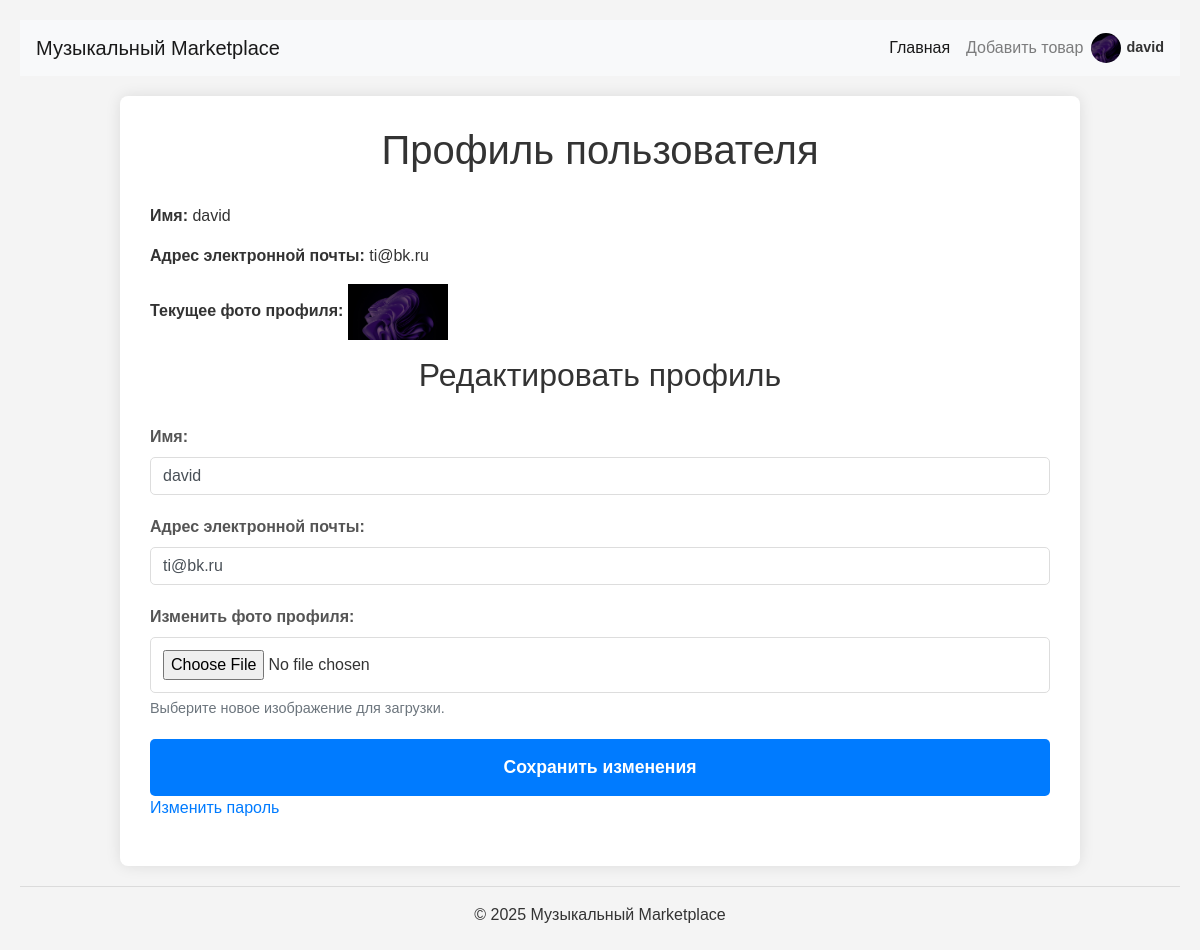
Page /profile/ (signed in) on the committed database.
### shop/models.py (models this page shows)
class User(AbstractUser):
    profile_picture = models.ImageField(upload_to='profile_pics/', blank=True, null=True)
    is_reseller = models.BooleanField(default=False)
    role_choices = [
        ('buyer', 'Покупатель'),
        ('musician', 'Музыкант'),
        ('label', 'Лейбл'),
        ('reseller', 'Перекупщик'),
        ('admin', 'Администратор'),
    ]
    role = models.CharField(max_length=20, choices=role_choices, default='buyer')
    groups = models.ManyToManyField(
        'auth.Group',
        verbose_name='groups',
        blank=True,
        help_text=(
            'The groups this user belongs to. A user will get all permissions '
            'granted to each of their groups.'
        ),
        related_name="shop_users_groups",  # Changed related_name
        related_query_name="shop_user",    # Changed related_query_name
    )
    user_permissions = models.ManyToManyField(
        'auth.Permission',
        verbose_name='user permissions',
        blank=True,
        help_text='Specific permissions for this user.',
        related_name="shop_users_permissions", # Changed related_name
        related_query_name="shop_user",      # Changed related_query_name
    )
    class Meta:
        swappable = 'AUTH_USER_MODEL'
        verbose_name = 'Пользователь'
        verbose_name_plural = 'Пользователи'

### shop/views.py (the view)
# urls.py: path('profile/', views.profile, name='profile'),
@login_required(login_url='errorautation')
def profile(request):
    if request.method == 'POST':
        form = EditProfileForm(request.POST, request.FILES, instance=request.user) # Добавляем request.FILES
        if form.is_valid():
            form.save()
            messages.success(request, 'Профиль успешно обновлен!')
            return redirect('profile')
        else:
            messages.error(request, 'Ошибка при обновлении профиля.')
    else:
        form = EditProfileForm(instance=request.user)
    return render(request, 'shop/profile.html', {'form': form})

### shop/forms.py
class EditProfileForm(UserChangeForm):
    class Meta:
        model = User
        fields = ('username', 'email', 'profile_picture') # Включаем profile_picture
        widgets = {
            'username': forms.TextInput(attrs={'class': 'form-control'}),
            'email': forms.EmailInput(attrs={'class': 'form-control'}),
            'profile_picture': forms.FileInput(attrs={'class': 'form-control-file'}), # Виджет для загрузки файла
        }

### shop/templates/shop/profile.html (shortened to what this page needs)
{% extends 'setting/base.html' %}
{% load static %}
{% block content %}
<div class="container profile-container">
    <h1>Профиль пользователя</h1>
    <div class="user-info">
        <p><strong>Имя:</strong> <span class="username">{{ user.username }}</span></p>
        <p><strong>Адрес электронной почты:</strong> <span class="email">{{ user.email }}</span></p>
        {% if user.profile_picture %}
            <p><strong>Текущее фото профиля:</strong> <img src="{{ user.profile_picture.url }}" alt="Фото профиля" style="max-width: 100px; height: auto;"></p>
        {% endif %}
    </div>
    <h2>Редактировать профиль</h2>
    <form method="post" enctype="multipart/form-data"> {% comment %} Обязательно для загрузки файлов {% endcomment %}
        <div class="form-group">
            <label for="{{ form.username.id_for_label }}">Имя:</label>
            {{ form.username }}
        </div>
        <div class="form-group">
            <label for="{{ form.email.id_for_label }}">Адрес электронной почты:</label>
            {{ form.email }}
        </div>
        <div class="form-group">
            <label for="{{ form.profile_picture.id_for_label }}">Изменить фото профиля:</label>
            {{ form.profile_picture }}
            <small class="form-text text-muted">Выберите новое изображение для загрузки.</small>
        </div>
        <button type="submit" class="btn btn-primary">Сохранить изменения</button>
    </form>
    <div class="other-actions">
        <p><a href="{% url 'password_change' %}">Изменить пароль</a></p>
    </div>
</div>
{% endblock %}

### shop/templates/setting/base.html (shortened to what this page needs)
{% load static %}
<!DOCTYPE html>
<html lang="ru">
<head>
    <link rel="stylesheet" href="https://stackpath.bootstrapcdn.com/bootstrap/4.5.2/css/bootstrap.min.css">
    <link rel="stylesheet" href="{% static 'shop/css/styles.css' %}">
</head>
<body>
{% include 'setting/menu.html' %}
{% block content %}{% endblock %}
<footer>
    <hr>
    <p class="text-center">&copy; 2025 Музыкальный Marketplace</p>
</footer>
</body>
</html>

### shop/templates/setting/menu.html (shortened to what this page needs)
{% load static %}
<header>
    <nav class="navbar navbar-expand-lg navbar-light bg-light" style="position: relative;display: flex; justify-content: space-between; align-items: center;width: 100%;">
        <div> <a class="navbar-brand" href="/">Музыкальный Marketplace</a></div>
        <div class="collapse navbar-collapse" id="navbarNav" style="justify-content: end;">
            <ul class="navbar-nav">
                <li class="nav-item active">
                    <a class="nav-link" href="/">Главная</a>
                </li>
                {% if request.user.is_authenticated %}
                <li class="nav-item">
                    <a class="nav-link" href="{% url 'add_product' %}">Добавить товар</a>
                </li>
                    <li class="nav-item user-menu" id="userMenu">
                        <div class="profile-image-container">
                            {% if request.user.profile_picture %}
                                <img src="{{ request.user.profile_picture.url }}" alt="Фотография пользователя" class="profile-image">
                            {% else %}
                                <img src="{% static 'img/default_profile.png' %}" alt="Профиль по умолчанию" class="profile-image">
                            {% endif %}
                        </div>
                        <span class="username">{{ request.user.username }}</span>
                    </li>
                {% endif %}
            </ul>
        </div>
    </nav>
</header>

### shop/static/shop/css/styles.css (style rules this page uses)
body { font-family: sans-serif; background-color: #f4f4f4; margin: 0; padding: 20px; color: #333; }
.container { width: 90%; max-width: 960px; margin: 20px auto; background-color: #fff; padding: 30px; border-radius: 8px; box-shadow: 0 0 15px rgba(0, 0, 0, 0.1); }
h1, h2 { color: #333; text-align: center; margin-bottom: 30px; }
.btn { background-color: #5cb85c; color: #fff; padding: 12px 20px; border: none; border-radius: 5px; cursor: pointer; font-size: 1em; text-decoration: none; display: inline-block; transition: background-color 0.3s ease; }
.btn-primary { background-color: #007bff; }
.form-group { margin-bottom: 20px; }
.form-group label { display: block; margin-bottom: 8px; color: #555; font-weight: bold; }
.form-group input[type="text"], .form-group input[type="email"], .form-group input[type="password"], .form-group select, .form-group input[type="file"], .form-group textarea { width: 100%; padding: 12px; border: 1px solid #ddd; border-radius: 5px; box-sizing: border-box; font-size: 16px; }
.form-group .form-text { font-size: 0.9em; color: #6c757d; display: block; margin-top: 5px; }
.btn-primary { background-color: #007bff; color: #fff; padding: 15px 25px; border: none; border-radius: 5px; cursor: pointer; font-size: 1.1em; font-weight: bold; transition: background-color 0.3s ease; width: 100%; }
.navbar .profile-image-container { width: 30px; height: 30px; border-radius: 50%; overflow: hidden; margin-right: 5px; display: inline-block; vertical-align: middle; }
.navbar .profile-image { width: 100%; height: 100%; object-fit: cover; }
.navbar .username { font-weight: bold; font-size: 0.9rem; display: inline-block; vertical-align: middle; }
.navbar .user-menu { display: flex; align-items: center; cursor: pointer; position: relative; }

### rows in the picture
User: user.profile_picture (picture), user.username "david", username "david", email "ti@bk.ru", profile_picture (picture)
